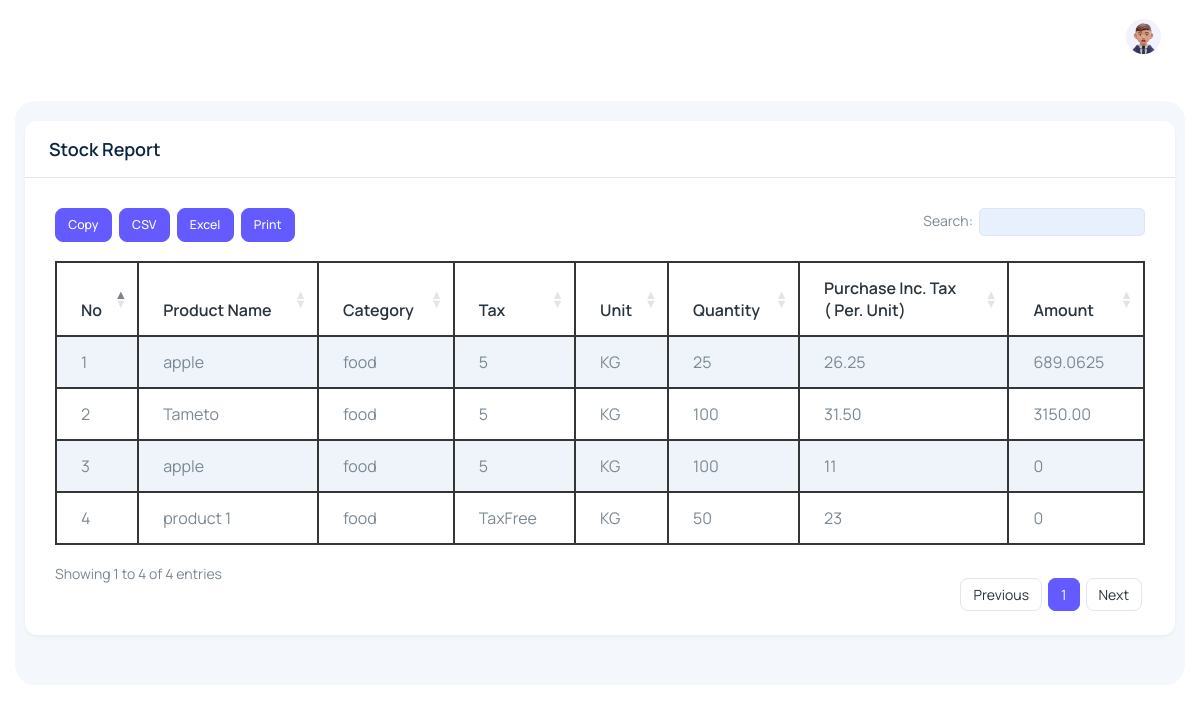
Screenshot of /StockReport (signed in) with the database file from the repository.
### main/models.py (models this page shows)
class MainStockModel(models.Model):
    OldProductId = models.CharField(max_length=100,null=True,blank=True)
    ProductId = models.CharField(max_length=100,null=True,blank=True)
    user = models.CharField(max_length=100,null=True, blank=True)
    type = models.CharField(max_length=100,null=True, blank=True)
    ProductName = models.CharField(max_length=100,null=True, blank=True)
    Category = models.CharField(max_length=100,null=True, blank=True)
    Tax = models.CharField(max_length=100,null=True, blank=True)
    Unit = models.CharField(max_length=100,null=True, blank=True)
    PurchasePrice = models.CharField(max_length=100,null=True, blank=True)
    PurchaseIncTax = models.CharField(max_length=100,null=True, blank=True)
    MinQty = models.CharField(max_length=100,blank=True)
    MaxQty = models.CharField(max_length=100,blank=True)
    BarcodeNo = models.CharField(max_length=100,blank=True)
    Quantity = models.CharField(max_length=100,blank=True)
    Amount = models.CharField(max_length=100,null=True, blank=True)

### main/views.py (the view)
# urls.py: path('StockReport',views.StockReport,name='Stock Report'),
@login_required(login_url='Login')
def StockReport(request):
    stock = MainStockModel.objects.filter(user=request.user.username)
    data = {'stock':stock}
    if is_admin(request.user):
        return render(request,'admin/stock.html',data)
    if is_user(request.user):
        return render(request,'stock.html',data)

### main/views.py (called while the page is built)
def is_admin(user):
    data=User.objects.filter(is_superuser=True)
    for i in data:
        if str(i.username) == str(user):
            return True

### main/templates/admin/stock.html
﻿{% extends 'admin/main.html' %}
{% load static %}
{% block content %}
<div class="body-wrapper">
  <div class="container-fluid">
    <div class="datatables">
      <div class="card">
        <div class="px-4 py-3 border-bottom">
          <h4 class="card-title mb-0">Stock Report</h4>
        </div>
        <div class="card-body">
          <div class="table-responsive">
            <table id="file_export" class="table w-100 table-striped table-bordered display text-nowrap">
              <thead>
                <tr>
                  <th>No</th>
                  <th>Product Name</th>
                  <th>Category</th>
                  <th>Tax</th>
                  <th>Unit</th>
                  <th>Quantity</th>
                  <th>Purchase Inc. Tax <br>( Per. Unit)</th>
                  <th>Amount</th>
                </tr>
              </thead>
              <tbody>
                {% for i in stock %}
                <tr>
                  <td>{{forloop.counter}}</td>
                  <td>{{i.ProductName}}</td>
                  <td>{{i.Category}}</td>
                  <td>{{i.Tax}}</td>
                  <td>{{i.Unit}}</td>
                  <td>{{i.Quantity}}</td>
                  <td>{{i.PurchaseIncTax}}</td>
                  <td>{{i.Amount}}</td>
                </tr>
                {% endfor %}
              </tbody>
            </table>
          </div>
        </div>
      </div>
    </div>
  </div>
</div>
{% endblock content %}

### main/templates/admin/main.html (style rules this page uses)
.table-bordered { border : 1px solid #353535 !important; }
th { border : 1px solid #353535 !important; }
td { border : 1px solid #353535 !important; }

### rows the page displays
MainStockModel: ProductName "apple", Category "food", Tax "5", Unit "KG", Quantity "25", PurchaseIncTax "26.25", Amount "689.0625"
MainStockModel: ProductName "Tameto", Category "food", Tax "5", Unit "KG", Quantity "100", PurchaseIncTax "31.50", Amount "3150.00"
MainStockModel: ProductName "apple", Category "food", Tax "5", Unit "KG", Quantity "100", PurchaseIncTax "11", Amount "0"
MainStockModel: ProductName "product 1", Category "food", Tax "TaxFree", Unit "KG", Quantity "50", PurchaseIncTax "23", Amount "0"
